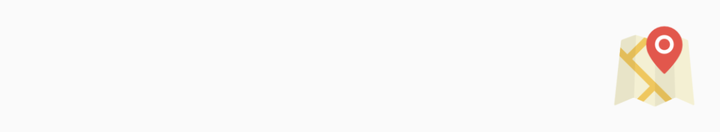
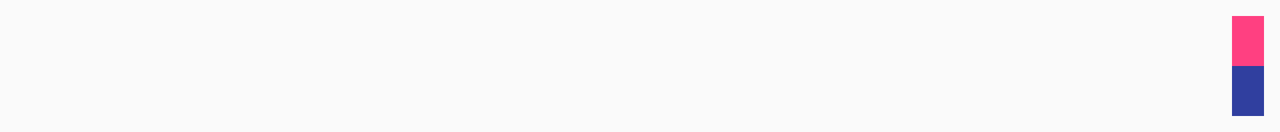

The same Android screen from two of the app's own layout files: first res/layout/ as a phone draws it, then the repository's variant for another configuration, drawn on a device whose configuration selects that folder. Both files follow.
<!-- AndroidManifest.xml: application theme AppTheme -->
<!-- res/layout/list_users_row.xml -->
<?xml version="1.0" encoding="utf-8"?>
<android.support.constraint.ConstraintLayout xmlns:android="http://schemas.android.com/apk/res/android"
    xmlns:app="http://schemas.android.com/apk/res-auto"
    xmlns:tools="http://schemas.android.com/tools"
    android:layout_width="match_parent"
    android:layout_height="wrap_content"
    app:layout_behavior="@string/appbar_scrolling_view_behavior"
    tools:context="sdm.g15_100330606_100330630.usermanager.fragments.ListUsersFragment">


    <ImageView
        android:id="@+id/picture"
        android:contentDescription="@string/user_picture"
        android:layout_width="@dimen/list_user_button"
        android:layout_height="@dimen/list_user_button"
        android:src="@mipmap/ic_user_list"
        android:scaleType="fitCenter"
        android:adjustViewBounds="true"
        android:layout_marginLeft="@dimen/margin_sm"
        android:layout_marginStart="@dimen/margin_sm"
        android:layout_marginTop="@dimen/margin_sm"
        android:layout_marginBottom="@dimen/margin_sm"
        app:layout_constraintStart_toStartOf="parent"
        app:layout_constraintTop_toTopOf="parent"
        app:layout_constraintBottom_toBottomOf="parent"/>

    <TextView
        android:id="@+id/name"
        android:layout_width="0dp"
        android:layout_height="@dimen/list_user_name"
        android:gravity="bottom"
        android:textColor="@color/colorPrimary"
        android:textSize="@dimen/text_size"
        android:layout_marginLeft="@dimen/margin_sm"
        android:layout_marginRight="@dimen/margin_sm"
        app:layout_constraintEnd_toStartOf="@+id/location"
        app:layout_constraintStart_toEndOf="@+id/picture"
        app:layout_constraintTop_toTopOf="@+id/picture" />

    <TextView
        android:id="@+id/registered"
        android:layout_width="0dp"
        android:layout_height="@dimen/list_user_registered"
        android:layout_marginLeft="@dimen/margin_sm"
        android:layout_marginStart="@dimen/margin_sm"
        android:textColor="@color/colorPrimary"
        android:textSize="@dimen/text_size_sm"
        app:layout_constraintEnd_toEndOf="@+id/name"
        app:layout_constraintStart_toEndOf="@+id/gender"
        app:layout_constraintTop_toBottomOf="@+id/name" />

    <TextView
        android:id="@+id/gender"
        android:layout_width="20dp"
        android:layout_height="20dp"
        android:gravity="center"
        android:textAlignment="center"
        android:textColor="@color/colorAccent"
        android:textSize="@dimen/text_size_sm"
        android:textStyle="bold"
        app:layout_constraintStart_toStartOf="@+id/name"
        app:layout_constraintTop_toBottomOf="@+id/name" />

    <ImageButton
        android:id="@+id/location"
        android:contentDescription="@string/user_location"
        android:src="@mipmap/ic_map"
        android:scaleType="fitCenter"
        android:adjustViewBounds="true"
        android:background="@color/transparent"
        android:layout_width="@dimen/list_user_button"
        android:layout_height="@dimen/list_user_button"
        android:gravity="center"
        android:textAlignment="center"
        android:layout_marginRight="@dimen/margin_sm"
        android:layout_marginEnd="@dimen/margin_sm"
        app:layout_constraintEnd_toEndOf="parent"
        app:layout_constraintTop_toTopOf="@id/name" />
</android.support.constraint.ConstraintLayout>
<!-- resources referenced by this layout -->
<resources>
  <color name="colorAccent">#FF4081</color>
  <color name="colorPrimary">#3F51B5</color>
  <color name="transparent">#00ffffff</color>
  <dimen name="list_user_button">50dp</dimen>
  <dimen name="list_user_name">30dp</dimen>
  <dimen name="list_user_registered">20dp</dimen>
  <dimen name="margin_sm">8dp</dimen>
  <dimen name="text_size">20sp</dimen>
  <dimen name="text_size_sm">16sp</dimen>
  <!-- mipmap ic_map: png bitmap (mipmap-hdpi, 3363 bytes) -->
  <!-- mipmap ic_user_list (mipmap-anydpi-v26) -->
  <?xml version="1.0" encoding="utf-8"?>
  <adaptive-icon xmlns:android="http://schemas.android.com/apk/res/android">
      <background android:drawable="@drawable/ic_user_list_background"/>
      <foreground android:drawable="@drawable/ic_user_list_foreground"/>
  </adaptive-icon>
  <string name="user_location">User Location</string>
  <string name="user_picture">User Picture</string>
  <style name="AppTheme" parent="Theme.AppCompat.Light.DarkActionBar">
          
          <item name="colorPrimaryDark">@color/colorPrimaryDark</item>
          <item name="colorPrimary">@color/colorPrimary</item>
          <item name="colorAccent">@color/colorAccent</item>
      </style>
  <color name="colorPrimaryDark">#303F9F</color>
</resources>
<!-- res/layout-land/list_users_row.xml (the repository's variant of the layout above) -->
<!-- drawn on the phone turned sideways -->
<?xml version="1.0" encoding="utf-8"?>
<android.support.constraint.ConstraintLayout xmlns:android="http://schemas.android.com/apk/res/android"
    xmlns:app="http://schemas.android.com/apk/res-auto"
    xmlns:tools="http://schemas.android.com/tools"
    android:layout_width="match_parent"
    android:layout_height="wrap_content"
    app:layout_behavior="@string/appbar_scrolling_view_behavior"
    tools:context="sdm.g15_100330606_100330630.usermanager.fragments.ListUsersFragment">


    <ImageView
        android:id="@+id/picture"
        android:contentDescription="@string/user_picture"
        android:layout_width="@dimen/list_user_button"
        android:layout_height="@dimen/list_user_button"
        android:src="@mipmap/ic_user_list"
        android:scaleType="fitCenter"
        android:adjustViewBounds="true"
        android:layout_marginLeft="@dimen/margin_sm"
        android:layout_marginStart="@dimen/margin_sm"
        android:layout_marginTop="@dimen/margin_sm"
        android:layout_marginBottom="@dimen/margin_sm"
        app:layout_constraintStart_toStartOf="parent"
        app:layout_constraintTop_toTopOf="parent"
        app:layout_constraintBottom_toBottomOf="parent"/>

    <TextView
        android:id="@+id/name"
        android:layout_width="0dp"
        android:layout_height="@dimen/list_user_name"
        android:gravity="bottom"
        android:layout_marginLeft="@dimen/margin_sm"
        android:layout_marginRight="@dimen/margin_sm"
        android:textColor="@color/colorPrimary"
        android:textSize="@dimen/text_size"
        app:layout_constraintEnd_toStartOf="@+id/user"
        app:layout_constraintStart_toEndOf="@+id/picture"
        app:layout_constraintTop_toTopOf="@+id/picture" />

    <TextView
        android:id="@+id/gender"
        android:layout_width="20dp"
        android:layout_height="20dp"
        android:gravity="center"
        android:textAlignment="center"
        android:textColor="@color/colorAccent"
        android:textSize="@dimen/text_size_sm"
        android:textStyle="bold"
        app:layout_constraintStart_toStartOf="@+id/name"
        app:layout_constraintTop_toTopOf="@+id/registered" />

    <TextView
        android:id="@+id/registered"
        android:layout_width="0dp"
        android:layout_height="@dimen/list_user_registered"
        android:layout_marginLeft="@dimen/margin_sm"
        android:layout_marginStart="@dimen/margin_sm"
        android:textColor="@color/colorPrimary"
        android:textSize="@dimen/text_size_sm"
        app:layout_constraintEnd_toEndOf="@+id/name"
        app:layout_constraintStart_toEndOf="@id/gender"
        app:layout_constraintTop_toBottomOf="@id/name" />

    <TextView
        android:id="@+id/user"
        android:layout_width="0dp"
        android:layout_height="@dimen/list_user_access"
        android:layout_marginRight="@dimen/margin_sm"
        android:layout_marginEnd="@dimen/margin_sm"
        android:background="@color/colorAccent"
        android:gravity="center"
        android:paddingLeft="@dimen/margin_sm"
        android:paddingRight="@dimen/margin_sm"
        android:textColor="@color/colorPrimaryDark"
        android:textSize="@dimen/text_size_sm"
        android:textStyle="bold"
        app:layout_constraintEnd_toEndOf="parent"
        app:layout_constraintTop_toTopOf="@+id/name" />

    <TextView
        android:id="@+id/password"
        android:layout_width="0dp"
        android:layout_height="@dimen/list_user_access"
        android:layout_marginRight="@dimen/margin_sm"
        android:layout_marginEnd="@dimen/margin_sm"
        android:background="@color/colorPrimaryDark"
        android:gravity="center"
        android:paddingLeft="@dimen/margin_sm"
        android:paddingRight="@dimen/margin_sm"
        android:textColor="@color/colorAccent"
        android:textSize="@dimen/text_size_sm"
        android:textStyle="bold"
        app:layout_constraintEnd_toEndOf="parent"
        app:layout_constraintStart_toStartOf="@+id/user"
        app:layout_constraintTop_toBottomOf="@+id/user" />

</android.support.constraint.ConstraintLayout>
<!-- resources referenced by the variant -->
<!-- as the phone turned sideways resolves them -->
<resources>
  <color name="colorAccent">#FF4081</color>
  <color name="colorPrimary">#3F51B5</color>
  <color name="colorPrimaryDark">#303F9F</color>
  <dimen name="list_user_access">25dp</dimen>
  <dimen name="list_user_button">50dp</dimen>
  <dimen name="list_user_name">30dp</dimen>
  <dimen name="list_user_registered">20dp</dimen>
  <dimen name="margin_sm">8dp</dimen>
  <dimen name="text_size">20sp</dimen>
  <dimen name="text_size_sm">16sp</dimen>
  <!-- mipmap ic_user_list (mipmap-anydpi-v26) -->
  <?xml version="1.0" encoding="utf-8"?>
  <adaptive-icon xmlns:android="http://schemas.android.com/apk/res/android">
      <background android:drawable="@drawable/ic_user_list_background"/>
      <foreground android:drawable="@drawable/ic_user_list_foreground"/>
  </adaptive-icon>
  <string name="user_picture">User Picture</string>
  <style name="AppTheme" parent="Theme.AppCompat.Light.DarkActionBar">
          
          <item name="colorPrimaryDark">@color/colorPrimaryDark</item>
          <item name="colorPrimary">@color/colorPrimary</item>
          <item name="colorAccent">@color/colorAccent</item>
      </style>
</resources>
